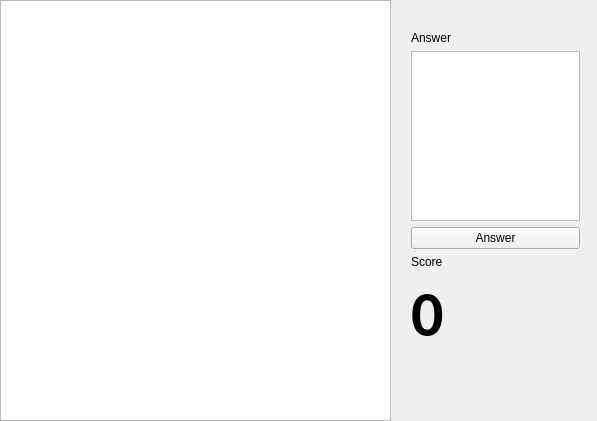
<?xml version="1.0" encoding="UTF-8"?>
<ui version="4.0">
 <class>ParticipantWidget</class>
 <widget class="QWidget" name="ParticipantWidget">
  <property name="geometry">
   <rect>
    <x>0</x>
    <y>0</y>
    <width>597</width>
    <height>421</height>
   </rect>
  </property>
  <property name="windowTitle">
   <string>ParticipantWidget</string>
  </property>
  <widget class="QListWidget" name="questions">
   <property name="geometry">
    <rect>
     <x>0</x>
     <y>0</y>
     <width>391</width>
     <height>421</height>
    </rect>
   </property>
  </widget>
  <widget class="QWidget" name="">
   <property name="geometry">
    <rect>
     <x>400</x>
     <y>20</y>
     <width>191</width>
     <height>345</height>
    </rect>
   </property>
   <layout class="QVBoxLayout" name="verticalLayout">
    <item>
     <widget class="QLabel" name="answerLabel">
      <property name="text">
       <string>Answer</string>
      </property>
     </widget>
    </item>
    <item>
     <widget class="QTextEdit" name="answerTextBox"/>
    </item>
    <item>
     <widget class="QPushButton" name="answerButton">
      <property name="text">
       <string>Answer</string>
      </property>
     </widget>
    </item>
    <item>
     <widget class="QLabel" name="scoreLabel">
      <property name="text">
       <string>Score</string>
      </property>
     </widget>
    </item>
    <item>
     <widget class="QLabel" name="score">
      <property name="font">
       <font>
        <family>Calibri</family>
        <pointsize>48</pointsize>
        <weight>75</weight>
        <bold>true</bold>
       </font>
      </property>
      <property name="text">
       <string>0</string>
      </property>
     </widget>
    </item>
   </layout>
  </widget>
 </widget>
 <layoutdefault spacing="6" margin="11"/>
 <resources/>
 <connections/>
</ui>
